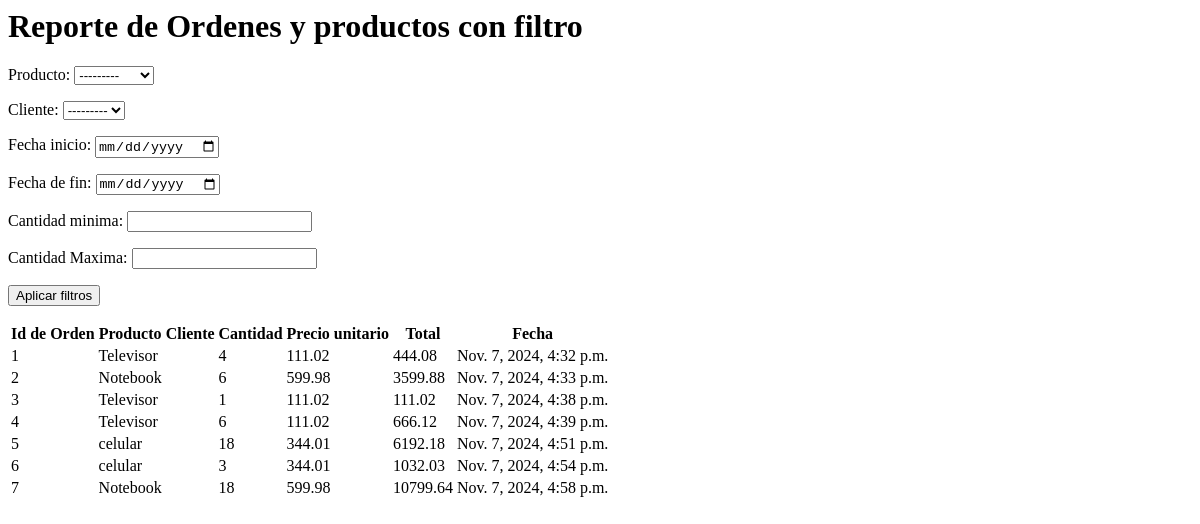
Page /orders/report_filter/ on the earlier database version.
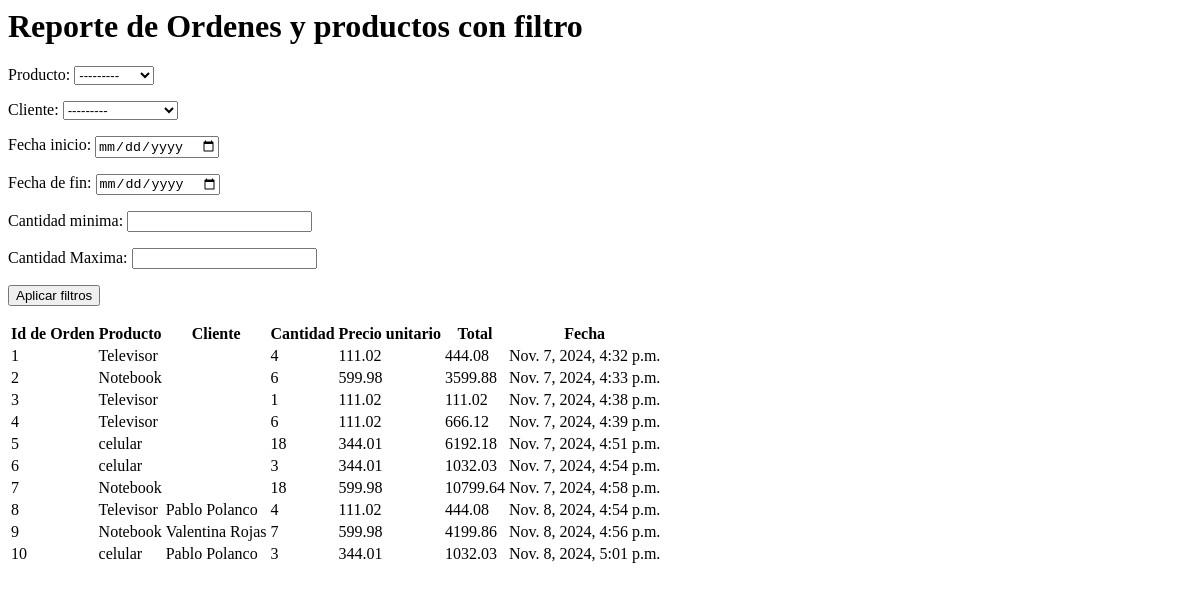
Same page on the later database version.
### orders/models.py (models this page shows, shortened)
class Order(models.Model):
    product = models.ForeignKey(Product, on_delete=models.CASCADE)
    cliente = models.ForeignKey(Cliente, on_delete=models.CASCADE, blank=True, null=True)
    quantity = models.PositiveIntegerField(blank=True, null=True) #antes de migrar (blank=True, null=True)
    created_at = models.DateTimeField(auto_now_add=True)

### products/models.py (models this page shows)
class Product(models.Model):
    name = models.CharField(max_length=100)
    description = models.TextField()
    price = models.DecimalField(max_digits=10, decimal_places=2)
    stock = models.PositiveIntegerField()
    def __str__(self):
        return self.name

### clientes/models.py (models this page shows)
class Cliente(models.Model):
    nombre = models.CharField(max_length=100)
    direccion = models.CharField(max_length=200)
    telefono = models.CharField(max_length=15, blank=True, null=True)
    email = models.EmailField(unique=True)
    def __str__(self):
        return self.nombre

### orders/views.py (the view, shortened to what this page needs)
# urls.py: path('report_filter/', views.report_view_form, name='report_view'),
def report_view_form(request):
    form = ReportFilterForm(request.GET or None)
    orders = Order.objects.select_related('product', 'cliente').all()
    return render(request, 'orders/report_view.html', {'form':form, 'orders': orders})

### orders/forms.py
class ReportFilterForm(forms.Form):
    product = forms.ModelChoiceField(queryset = Product.objects.all(), required=False, label="Producto")
    cliente = forms.ModelChoiceField(queryset = Cliente.objects.all(), required=False, label="Cliente")
    start_date = forms.DateField(required=False, widget=forms.DateInput(attrs={'type':'date'}), label="Fecha inicio")
    end_date = forms.DateField(required=False, widget=forms.DateInput(attrs={'type':'date'}), label="Fecha de fin")
    min_quantity = forms.IntegerField(required=False, label="Cantidad minima")
    max_quantity = forms.IntegerField(required=False, label="Cantidad Maxima")

### orders/templatetags/custom_filters.py (called while the page is built)
@register.filter
def multiply(value, arg):
    return value * arg

### orders/templates/orders/report_view.html (shortened to what this page needs)
{% load custom_filters %}
<h1>Reporte de Ordenes y productos con filtro</h1>
<form action="" method="get">
    {{form.as_p}}
    <button type="submit">Aplicar filtros</button>
</form>
<table>
    <tr>
        <th>Id de Orden</th>
        <th>Producto</th>
        <th>Cliente</th>
        <th>Cantidad</th>
        <th>Precio unitario</th>
        <th>Total</th>
        <th>Fecha</th>
    </tr>
        {% for order in orders %}
    <tr>
        <td>{{order.id}}</td>
        <td>{{order.product.name}}</td>
        <td>{{order.cliente.nombre}}</td>
        <td>{{order.quantity}}</td>
        <td>{{order.product.price}}</td>
        <td>{{order.quantity|multiply:order.product.price}}</td>
        <td>{{order.created_at}}</td>
    </tr>
        {% endfor %}
</table>

Differences in the rows shown:
added Order: id "8", product.name "Televisor", cliente.nombre "Pablo Polanco", quantity "4", product.price "111.02", quantity|multiply "444.08", created_at "Nov. 8, 2024, 4:54 p.m."
added Order: id "9", product.name "Notebook", cliente.nombre "Valentina Rojas", quantity "7", product.price "599.98", quantity|multiply "4199.86", created_at "Nov. 8, 2024, 4:56 p.m."
added Order: id "10", product.name "celular", cliente.nombre "Pablo Polanco", quantity "3", product.price "344.01", quantity|multiply "1032.03", created_at "Nov. 8, 2024, 5:01 p.m."
